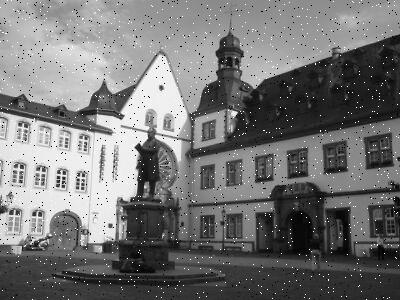
#> input picture Median Filtering/Demo.jpg, 400 x 300 px
$ python Median.py
#> lines starting #> are read from the running program, lines starting #| are printed output that depends on the picture
# ASSIGNMENT 1 + ConnectedComponentLabelling + MedianFiltering + DeNoising
# Raghav Chugh     18UCS195
# Lakshay Bhagtani 18UCS132
#Collaborators
#Piyush Soni 18ucs067
#Divyansh Singh 18ucs132
import cv2
import numpy as np

img = cv2.imread('Demo.jpg',1)
#> img is the input picture: shape (300, 400, 3); min 0, max 255, mean 117
filter_size = 3
M,N,G = img.shape
#> M = 300; N = 400; G = 3
Iter = filter_size // 2
imgnew = np.copy(img)
x = np.pad(img, pad_width=1, mode='constant', constant_values=0)
for X in range(Iter,M-Iter):
    for Y in range(Iter,N-Iter):
        Window = img[X-Iter:X+Iter,Y-Iter:Y+Iter]
        imgnew[X+Iter,Y+Iter] = np.median(Window)
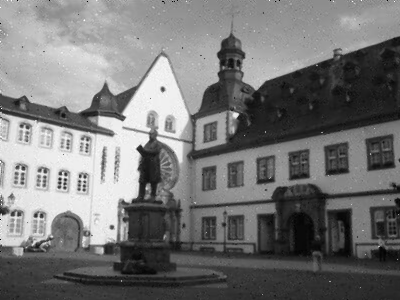
#> imgnew: shape (300, 400, 3); min 0, max 255, mean 117.4
window_name = 'image'
cv2.imshow(window_name,imgnew)
cv2.waitKey(0)
